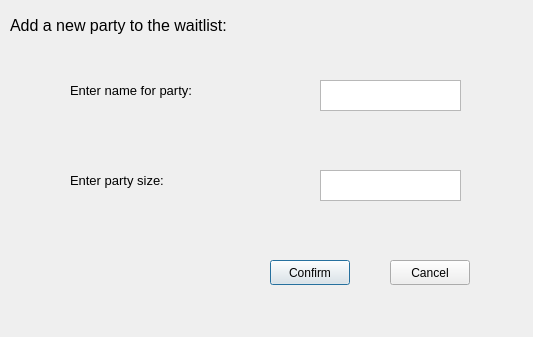
<?xml version="1.0" encoding="UTF-8"?>
<ui version="4.0">
 <class>AddPartyDialog</class>
 <widget class="QDialog" name="AddPartyDialog">
  <property name="geometry">
   <rect>
    <x>0</x>
    <y>0</y>
    <width>533</width>
    <height>337</height>
   </rect>
  </property>
  <property name="windowTitle">
   <string>AddPartyDialog</string>
  </property>
  <widget class="QLabel" name="title">
   <property name="geometry">
    <rect>
     <x>10</x>
     <y>10</y>
     <width>291</width>
     <height>31</height>
    </rect>
   </property>
   <property name="font">
    <font>
     <pointsize>12</pointsize>
    </font>
   </property>
   <property name="text">
    <string>Add a new party to the waitlist:</string>
   </property>
  </widget>
  <widget class="QPushButton" name="confirmButton">
   <property name="geometry">
    <rect>
     <x>270</x>
     <y>260</y>
     <width>80</width>
     <height>25</height>
    </rect>
   </property>
   <property name="text">
    <string>Confirm</string>
   </property>
  </widget>
  <widget class="QLabel" name="prompt_1">
   <property name="geometry">
    <rect>
     <x>70</x>
     <y>80</y>
     <width>161</width>
     <height>21</height>
    </rect>
   </property>
   <property name="font">
    <font>
     <pointsize>10</pointsize>
    </font>
   </property>
   <property name="text">
    <string>Enter name for party:</string>
   </property>
  </widget>
  <widget class="QTextEdit" name="input_1">
   <property name="geometry">
    <rect>
     <x>320</x>
     <y>80</y>
     <width>141</width>
     <height>31</height>
    </rect>
   </property>
  </widget>
  <widget class="QLabel" name="prompt_2">
   <property name="geometry">
    <rect>
     <x>70</x>
     <y>170</y>
     <width>131</width>
     <height>21</height>
    </rect>
   </property>
   <property name="font">
    <font>
     <pointsize>10</pointsize>
    </font>
   </property>
   <property name="text">
    <string>Enter party size:</string>
   </property>
  </widget>
  <widget class="QTextEdit" name="input_2">
   <property name="geometry">
    <rect>
     <x>320</x>
     <y>170</y>
     <width>141</width>
     <height>31</height>
    </rect>
   </property>
  </widget>
  <widget class="QLabel" name="warning">
   <property name="geometry">
    <rect>
     <x>10</x>
     <y>290</y>
     <width>511</width>
     <height>31</height>
    </rect>
   </property>
   <property name="font">
    <font>
     <pointsize>9</pointsize>
    </font>
   </property>
   <property name="styleSheet">
    <string notr="true"/>
   </property>
   <property name="text">
    <string/>
   </property>
  </widget>
  <widget class="QPushButton" name="cancelButton">
   <property name="geometry">
    <rect>
     <x>390</x>
     <y>260</y>
     <width>80</width>
     <height>25</height>
    </rect>
   </property>
   <property name="text">
    <string>Cancel</string>
   </property>
  </widget>
 </widget>
 <resources/>
 <connections/>
</ui>
